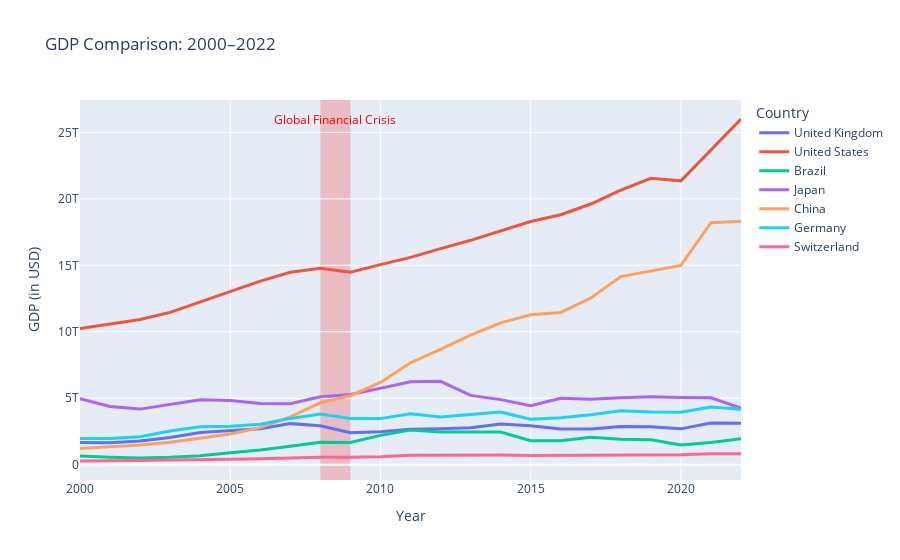

Source (notebook cell):
### Markdown cell above
From the plot above, I have taken the United Kingdom as an example. GDP had almost doubled from 2000 to 2005. However, this doubling affect was potentially due to the GBP rose in price compared to the USD (see below chart). However, since 2005 it has been ranging in between $2.4 and $3.1 Triilion. Between 2007 and 2009 we had the financial crash but we recovered over a 5 year period to close to previous highs.

![GBP/USD Chart](image_gbp_usd.jpg)

### Code cell
from plot_utils import plot_multiple_countries
import pandas as pd

'''
Plotting multiple countries together using the concatenate function from pandas into a single dataframe. Concat is sticking on one dataframe underneath the first.
'''

df_all = pd.concat([df_GB, df_US, df_BR, df_JP, df_CN, df_DE, df_CH])
plot_multiple_countries(df_all)
